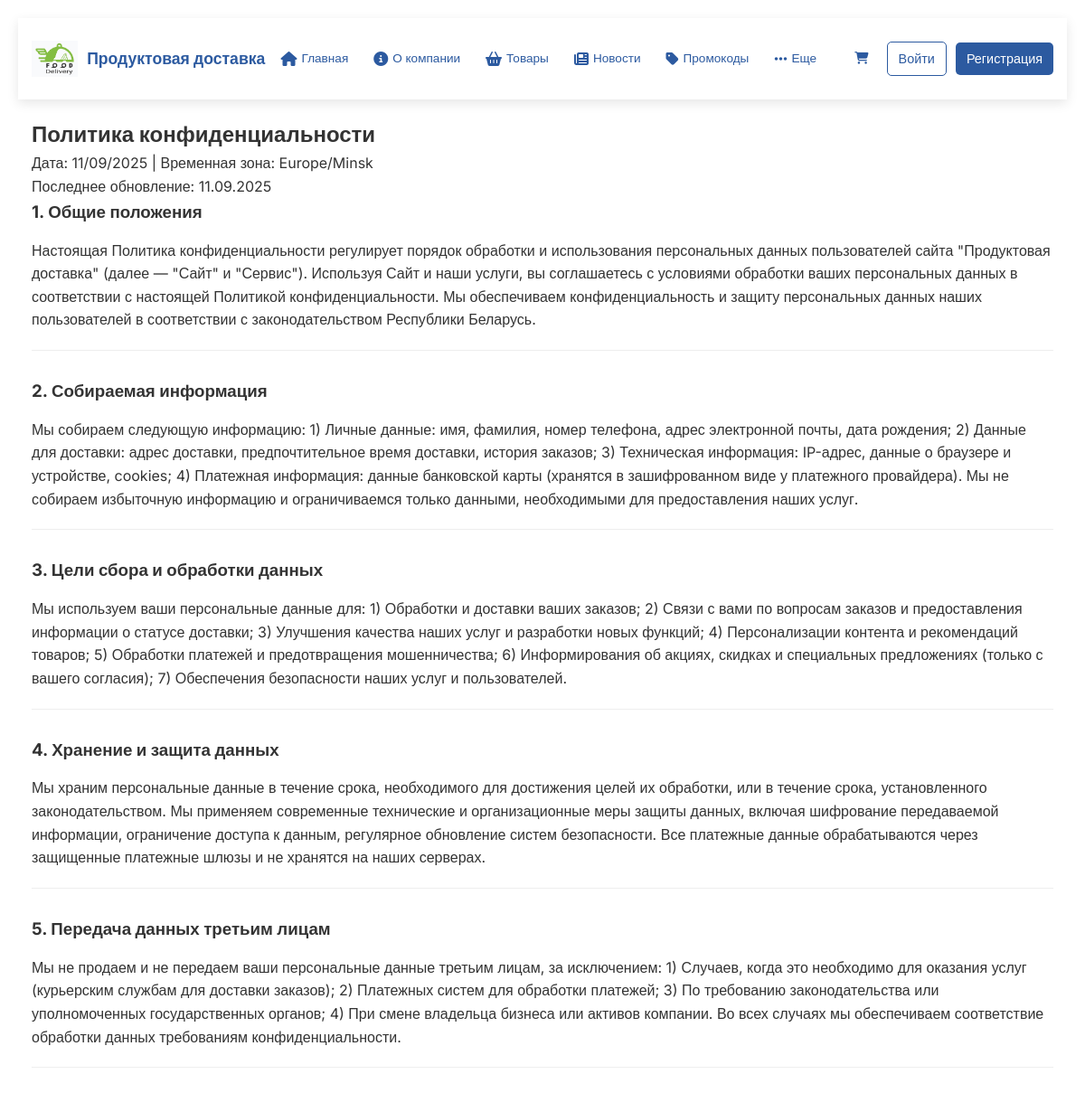
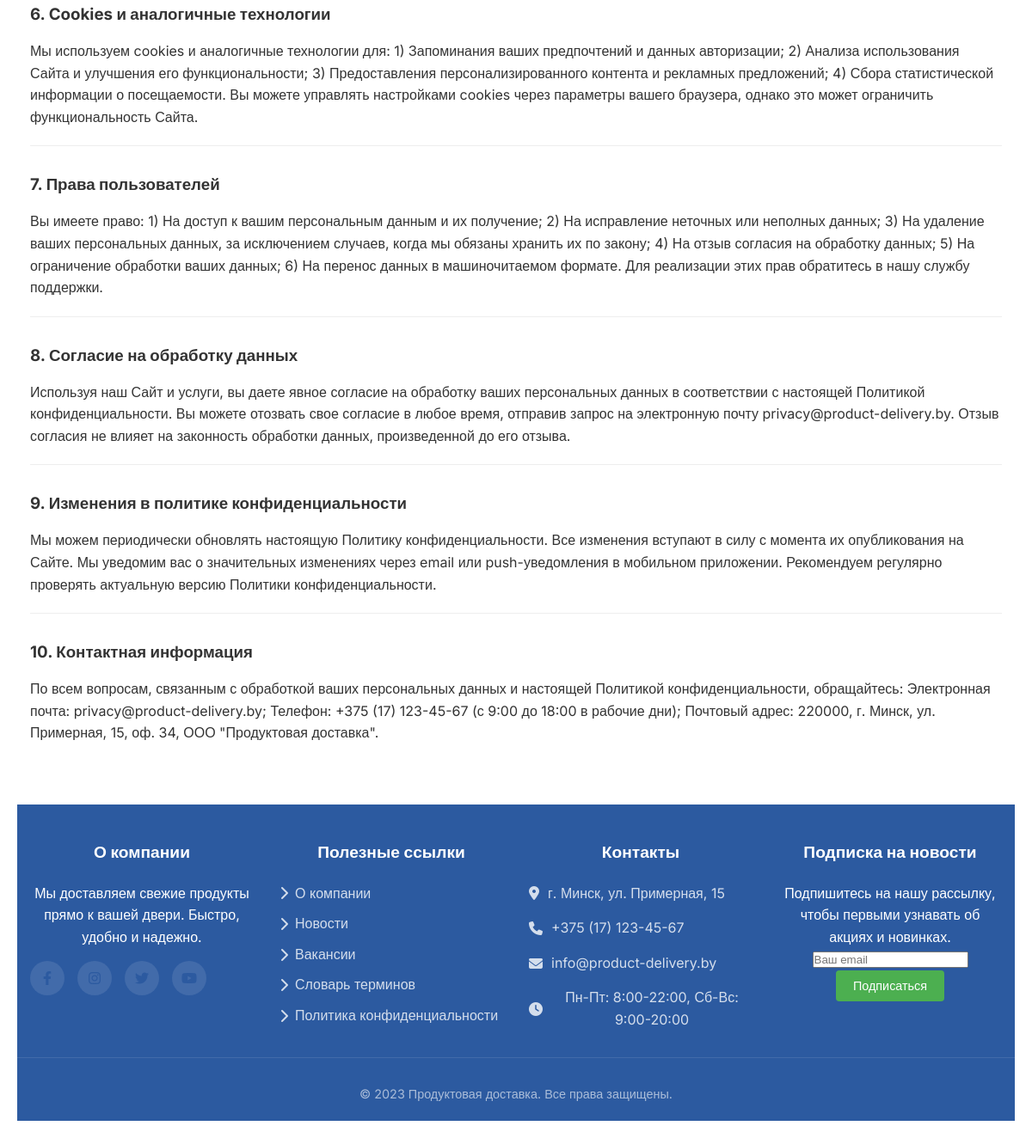
The app's page /privacy/ with its own data (2 pictures, top to bottom).
### delivery_app/models.py (models this page shows, shortened)
class PrivacyPolicy(models.Model):
    title = models.CharField(max_length=200, verbose_name="Заголовок раздела")
    content = models.TextField(verbose_name="Содержание раздела")
    order = models.PositiveIntegerField(default=0, verbose_name="Порядок отображения")
    is_active = models.BooleanField(default=True, verbose_name="Активный")
    last_updated = models.DateTimeField(auto_now=True, verbose_name="Последнее обновление")
    class Meta:
        ordering = ['order']
        verbose_name = "Раздел политики конфиденциальности"
        verbose_name_plural = "Разделы политики конфиденциальности"

### delivery_app/views.py (the view)
# urls.py: path('privacy/', views.privacy_policy, name='privacy_policy'),
def privacy_policy(request):
    sections = PrivacyPolicy.objects.filter(is_active=True).order_by('order')
    context = {
        'sections': sections,
        'current_date': timezone.now().strftime('%d/%m/%Y'),
        'timezone': 'Europe/Minsk',
    }
    return render(request, 'delivery_app/privacy_policy.html', context)

### delivery_app/templates/delivery_app/privacy_policy.html (shortened to what this page needs)
{% extends "delivery_app/base.html" %}
{% load static %}
{% block content %}
<h2>Политика конфиденциальности</h2>
<p>Дата: {{ current_date }} | Временная зона: {{ timezone }}</p>
<p>Последнее обновление: {% firstof sections.0.last_updated|date:"d.m.Y" current_date %}</p>
<div class="privacy-policy">
    {% for section in sections %}
    <div class="policy-section">
        <h3>{{ forloop.counter }}. {{ section.title }}</h3>
        <div class="policy-content">
            {{ section.content|linebreaks }}
        </div>
    </div>
    {% endfor %}
</div>
{% endblock %}

### delivery_app/static/delivery_app/css/style.css (style rules this page uses)
body { font-family: Arial, sans-serif; margin: 0; padding: 20px; background-color: #f9f9f9; color: #333 !important; background-image: none !important; }

### delivery_app/templates/delivery_app/base.html (style rules this page uses)
:root { --primary-color: #2c5aa0; --secondary-color: #f8f9fa; --accent-color: #28a745; --text-color: #333; --light-text: #6c757d; --border-color: #e9ecef; --shadow: 0 4px 12px rgba(0, 0, 0, 0.1); --transition: all 0.3s ease; }
* { margin: 0; padding: 0; box-sizing: border-box; }
body { font-family: 'Inter', sans-serif; line-height: 1.6; color: var(--text-color); background-color: #fff; display: flex; flex-direction: column; min-height: 100vh; }

### delivery_app/templates/delivery_app/privacy_policy.html (style rules this page uses)
.policy-section { margin-bottom: 30px; padding-bottom: 20px; border-bottom: 1px solid #eee; }
.policy-section:last-child { border-bottom: none; }
.policy-content { margin-top: 15px; line-height: 1.6; }

### records on screen
PrivacyPolicy: last_updated "11.09.2025", title "Общие положения", content "Настоящая Политика конфиденциальности регулирует порядок обработки и использования персональных данных пользователей сайта \"Продуктовая доставка\" (далее — \"Сайт\" и \"Сервис\"). Используя Сайт и наши услуги, вы соглашаетесь с условиями обработки ваших персональных данных в соответствии с настоящей Политикой конфиденциальности. Мы обеспечиваем конфиденциальность и защиту персональных данных наших пользователей в соответствии с законодательством Республики Беларусь."
PrivacyPolicy: title "Собираемая информация", content "Мы собираем следующую информацию: 1) Личные данные: имя, фамилия, номер телефона, адрес электронной почты, дата рождения; 2) Данные для доставки: адрес доставки, предпочтительное время доставки, история заказов; 3) Техническая информация: IP-адрес, данные о браузере и устройстве, cookies; 4) Платежная информация: данные банковской карты (хранятся в зашифрованном виде у платежного провайдера). Мы не собираем избыточную информацию и ограничиваемся только данными, необходимыми для предоставления наших услуг."
PrivacyPolicy: title "Цели сбора и обработки данных", content "Мы используем ваши персональные данные для: 1) Обработки и доставки ваших заказов; 2) Связи с вами по вопросам заказов и предоставления информации о статусе доставки; 3) Улучшения качества наших услуг и разработки новых функций; 4) Персонализации контента и рекомендаций товаров; 5) Обработки платежей и предотвращения мошенничества; 6) Информирования об акциях, скидках и специальных предложениях (только с вашего согласия); 7) Обеспечения безопасности наших услуг и пользователей."
PrivacyPolicy: title "Хранение и защита данных", content "Мы храним персональные данные в течение срока, необходимого для достижения целей их обработки, или в течение срока, установленного законодательством. Мы применяем современные технические и организационные меры защиты данных, включая шифрование передаваемой информации, ограничение доступа к данным, регулярное обновление систем безопасности. Все платежные данные обрабатываются через защищенные платежные шлюзы и не хранятся на наших серверах."
PrivacyPolicy: title "Передача данных третьим лицам", content "Мы не продаем и не передаем ваши персональные данные третьим лицам, за исключением: 1) Случаев, когда это необходимо для оказания услуг (курьерским службам для доставки заказов); 2) Платежных систем для обработки платежей; 3) По требованию законодательства или уполномоченных государственных органов; 4) При смене владельца бизнеса или активов компании. Во всех случаях мы обеспечиваем соответствие обработки данных требованиям конфиденциальности."
PrivacyPolicy: title "Cookies и аналогичные технологии", content "Мы используем cookies и аналогичные технологии для: 1) Запоминания ваших предпочтений и данных авторизации; 2) Анализа использования Сайта и улучшения его функциональности; 3) Предоставления персонализированного контента и рекламных предложений; 4) Сбора статистической информации о посещаемости. Вы можете управлять настройками cookies через параметры вашего браузера, однако это может ограничить функциональность Сайта."
PrivacyPolicy: title "Права пользователей", content "Вы имеете право: 1) На доступ к вашим персональным данным и их получение; 2) На исправление неточных или неполных данных; 3) На удаление ваших персональных данных, за исключением случаев, когда мы обязаны хранить их по закону; 4) На отзыв согласия на обработку данных; 5) На ограничение обработки ваших данных; 6) На перенос данных в машиночитаемом формате. Для реализации этих прав обратитесь в нашу службу поддержки."
PrivacyPolicy: title "Согласие на обработку данных", content "Используя наш Сайт и услуги, вы даете явное согласие на обработку ваших персональных данных в соответствии с настоящей Политикой конфиденциальности. Вы можете отозвать свое согласие в любое время, отправив запрос на электронную почту privacy@product-delivery.by. Отзыв согласия не влияет на законность обработки данных, произведенной до его отзыва."
PrivacyPolicy: title "Изменения в политике конфиденциальности", content "Мы можем периодически обновлять настоящую Политику конфиденциальности. Все изменения вступают в силу с момента их опубликования на Сайте. Мы уведомим вас о значительных изменениях через email или push-уведомления в мобильном приложении. Рекомендуем регулярно проверять актуальную версию Политики конфиденциальности."
PrivacyPolicy: title "Контактная информация", content "По всем вопросам, связанным с обработкой ваших персональных данных и настоящей Политикой конфиденциальности, обращайтесь: Электронная почта: privacy@product-delivery.by; Телефон: +375 (17) 123-45-67 (с 9:00 до 18:00 в рабочие дни); Почтовый адрес: 220000, г. Минск, ул. Примерная, 15, оф. 34, ООО \"Продуктовая доставка\"."

### other values on screen
{{ timezone }} "Europe/Minsk"
